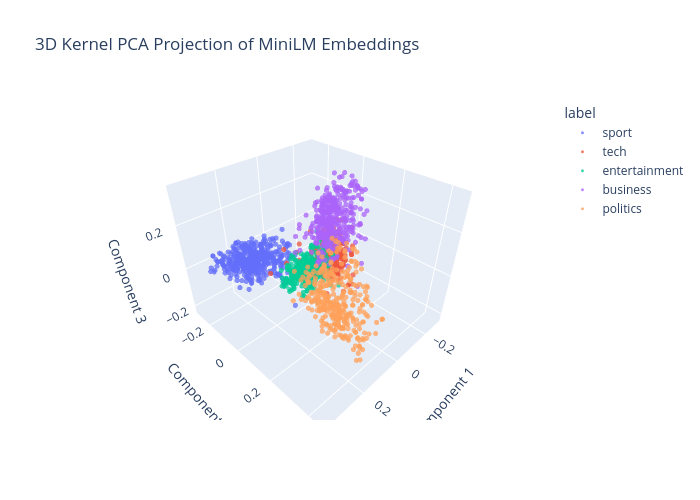
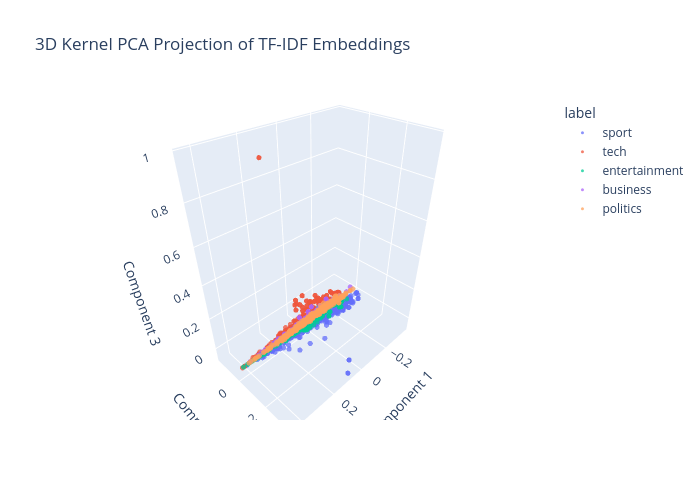

Notebook code cell kept with these figures, in order:
### Code cell
kernel_pca_3d_embeddings = KernelPCA(n_components=3, kernel='rbf').fit_transform(evaluator_embeddings.X_train)
plot_3d_interactive(kernel_pca_3d_embeddings, np.array(evaluator_embeddings.y_train), title='3D Kernel PCA Projection of MiniLM Embeddings')
kernel_pca_3d_tfidf = KernelPCA(n_components=3, kernel='rbf').fit_transform(evaluator_tfidf.X_train)
plot_3d_interactive(kernel_pca_3d_tfidf, np.array(evaluator_tfidf.y_train), title='3D Kernel PCA Projection of TF-IDF Embeddings')

### Figure 1 — Plotly figure (JSON) as saved in the notebook; plotly's stock layout.template omitted (floating-point values rounded to 4 significant figures; data arrays with more than 128 entries replaced by an {"elided": "..."} marker saying what was removed)
{"data": [{"hovertemplate": "label=sport<br>x=%{x}<br>y=%{y}<br>z=%{z}<extra></extra>", "legendgroup": "sport", "marker": {"color": "#636efa", "opacity": 0.75, "size": 3, "symbol": "circle"}, "mode": "markers", "name": "sport", "scene": "scene", "showlegend": true, "type": "scatter3d", "x": {"elided": "409 float values"}, "y": {"elided": "409 float values"}, "z": {"elided": "409 float values"}}, {"hovertemplate": "label=tech<br>x=%{x}<br>y=%{y}<br>z=%{z}<extra></extra>", "legendgroup": "tech", "marker": {"color": "#EF553B", "opacity": 0.75, "size": 3, "symbol": "circle"}, "mode": "markers", "name": "tech", "scene": "scene", "showlegend": true, "type": "scatter3d", "x": {"elided": "321 float values"}, "y": {"elided": "321 float values"}, "z": {"elided": "321 float values"}}, {"hovertemplate": "label=entertainment<br>x=%{x}<br>y=%{y}<br>z=%{z}<extra></extra>", "legendgroup": "entertainment", "marker": {"color": "#00cc96", "opacity": 0.75, "size": 3, "symbol": "circle"}, "mode": "markers", "name": "entertainment", "scene": "scene", "showlegend": true, "type": "scatter3d", "x": {"elided": "314 float values"}, "y": {"elided": "314 float values"}, "z": {"elided": "314 float values"}}, {"hovertemplate": "label=business<br>x=%{x}<br>y=%{y}<br>z=%{z}<extra></extra>", "legendgroup": "business", "marker": {"color": "#ab63fa", "opacity": 0.75, "size": 3, "symbol": "circle"}, "mode": "markers", "name": "business", "scene": "scene", "showlegend": true, "type": "scatter3d", "x": {"elided": "395 float values"}, "y": {"elided": "395 float values"}, "z": {"elided": "395 float values"}}, {"hovertemplate": "label=politics<br>x=%{x}<br>y=%{y}<br>z=%{z}<extra></extra>", "legendgroup": "politics", "marker": {"color": "#FFA15A", "opacity": 0.75, "size": 3, "symbol": "circle"}, "mode": "markers", "name": "politics", "scene": "scene", "showlegend": true, "type": "scatter3d", "x": {"elided": "341 float values"}, "y": {"elided": "341 float values"}, "z": {"elided": "341 float values"}}], "layout": {"height": 500, "legend": {"title": {"text": "label"}, "tracegroupgap": 0}, "scene": {"domain": {"x": [0, 1], "y": [0, 1]}, "xaxis": {"title": {"text": "Component 1"}}, "yaxis": {"title": {"text": "Component 2"}}, "zaxis": {"title": {"text": "Component 3"}}}, "title": {"text": "3D Kernel PCA Projection of MiniLM Embeddings"}, "width": 700}}

### Figure 2 — Plotly figure (JSON) as saved in the notebook; plotly's stock layout.template omitted (floating-point values rounded to 4 significant figures; data arrays with more than 128 entries replaced by an {"elided": "..."} marker saying what was removed)
{"data": [{"hovertemplate": "label=sport<br>x=%{x}<br>y=%{y}<br>z=%{z}<extra></extra>", "legendgroup": "sport", "marker": {"color": "#636efa", "opacity": 0.75, "size": 3, "symbol": "circle"}, "mode": "markers", "name": "sport", "scene": "scene", "showlegend": true, "type": "scatter3d", "x": {"elided": "409 float values"}, "y": {"elided": "409 float values"}, "z": {"elided": "409 float values"}}, {"hovertemplate": "label=tech<br>x=%{x}<br>y=%{y}<br>z=%{z}<extra></extra>", "legendgroup": "tech", "marker": {"color": "#EF553B", "opacity": 0.75, "size": 3, "symbol": "circle"}, "mode": "markers", "name": "tech", "scene": "scene", "showlegend": true, "type": "scatter3d", "x": {"elided": "321 float values"}, "y": {"elided": "321 float values"}, "z": {"elided": "321 float values"}}, {"hovertemplate": "label=entertainment<br>x=%{x}<br>y=%{y}<br>z=%{z}<extra></extra>", "legendgroup": "entertainment", "marker": {"color": "#00cc96", "opacity": 0.75, "size": 3, "symbol": "circle"}, "mode": "markers", "name": "entertainment", "scene": "scene", "showlegend": true, "type": "scatter3d", "x": {"elided": "314 float values"}, "y": {"elided": "314 float values"}, "z": {"elided": "314 float values"}}, {"hovertemplate": "label=business<br>x=%{x}<br>y=%{y}<br>z=%{z}<extra></extra>", "legendgroup": "business", "marker": {"color": "#ab63fa", "opacity": 0.75, "size": 3, "symbol": "circle"}, "mode": "markers", "name": "business", "scene": "scene", "showlegend": true, "type": "scatter3d", "x": {"elided": "395 float values"}, "y": {"elided": "395 float values"}, "z": {"elided": "395 float values"}}, {"hovertemplate": "label=politics<br>x=%{x}<br>y=%{y}<br>z=%{z}<extra></extra>", "legendgroup": "politics", "marker": {"color": "#FFA15A", "opacity": 0.75, "size": 3, "symbol": "circle"}, "mode": "markers", "name": "politics", "scene": "scene", "showlegend": true, "type": "scatter3d", "x": {"elided": "341 float values"}, "y": {"elided": "341 float values"}, "z": {"elided": "341 float values"}}], "layout": {"height": 500, "legend": {"title": {"text": "label"}, "tracegroupgap": 0}, "scene": {"domain": {"x": [0, 1], "y": [0, 1]}, "xaxis": {"title": {"text": "Component 1"}}, "yaxis": {"title": {"text": "Component 2"}}, "zaxis": {"title": {"text": "Component 3"}}}, "title": {"text": "3D Kernel PCA Projection of TF-IDF Embeddings"}, "width": 700}}
